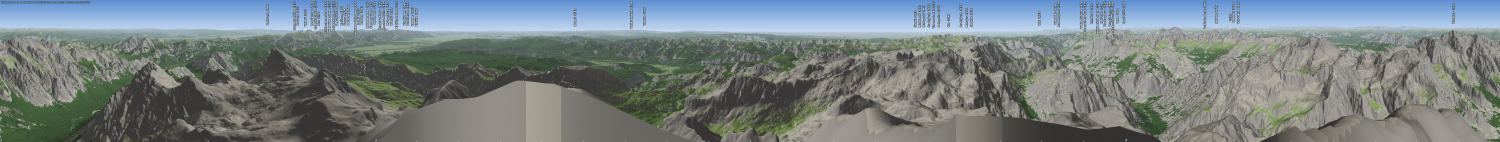
#> input picture test/pano/triglav-2864_poletje.jpg, 12000 x 1133 px (shown at 1/8 size)
$ python emblem.py ../../test/pano/triglav-2864_poletje.jpg out.png
#> lines starting #> are read from the running program, lines starting #| are printed output that depends on the picture; after the words box and inside, x2 and y2 are one past the last pixel; in counts of white or black regions, pixels touching at a corner belong together
#!/usr/bin/env python3
"""Photo -> badge emblem (same technique as the app logo, tools/icon/poster2.py):
crop -> find the sky line -> mean-shift + k-means posterise (LAB, light only) -> tone bands traced as contours -> SVG paths.
Usage: emblem.py photo.jpg out.svg [--crop x0,y0,x1,y1 (fractions)] [--k 6] [--size 100]
The emblem fits a 100 x 100 box, mountain base at y = 100; the sky is left transparent (the badge paints its own)."""
import argparse, cv2, numpy as np
from sklearn.cluster import KMeans

ap = argparse.ArgumentParser(); ap.add_argument('src'); ap.add_argument('out')
ap.add_argument('--crop', default='0,0,1,1'); ap.add_argument('--k', type=int, default=6); ap.add_argument('--size', type=int, default=100)
ap.add_argument('--work', type=int, default=220); ap.add_argument('--ramp', default='#2c385a,#4a5a82,#8692b3,#c9c6cc,#eedcc8,#fff5e8')
ap.add_argument('--png'); ap.add_argument('--truecolor', type=float, default=0); ap.add_argument('--greena', type=float, default=122); ap.add_argument('--greenb', type=float, default=99); ap.add_argument('--greenbmin', type=float, default=128); ap.add_argument('--wide', action='store_true'); ap.add_argument('--maxline', default=''); ap.add_argument('--ridge', action='store_true'); ap.add_argument('--hut', action='store_true'); ap.add_argument('--despike', type=int, default=5); ap.add_argument('--chroma', type=float, default=0.25); ap.add_argument('--clahe', type=float, default=1.4); ap.add_argument('--green', default='#2f4a2c,#3b5733,#567a3f,#7a9a52'); ap.add_argument('--eps', type=float, default=1.6); ap.add_argument('--tol', type=float, default=3.5); ap.add_argument('--blur', type=float, default=3.2)
ap.add_argument('--snap', type=float, default=0, help='with --maxline: the sky line is the strongest edge within ± this fraction of the crop height around the given line (sharp ridges, tree tips)')
ap.add_argument('--wb', type=float, default=0, help='--truecolor: grey-world white balance 0..1 (removes a blue cast)')
ap.add_argument('--skyd', type=float, default=10, help='--snap: colour distance to the sky that still counts as sky just under the line')
ap.add_argument('--clouds', default='', help='--snap: "x0:x1" (fractions) - there smooth white-grey under the line is cloud (clouds behind a tree)')
ap.add_argument('--pathmed', type=int, default=1, help='--snap: median over this many columns of the found line (removes blocky teeth on hazy ridges)')
ap.add_argument('--lam', type=float, default=0.015, help='--snap: cost of a jump in the line (higher = calmer ridge, lower = tree tips)')
ap.add_argument('--skycls', default='', help='colour sky test (backgrounds): "b,L,tex" - smooth pixels bluer than b (LAB b) or brighter than L and grey (clouds) that touch the sky count as sky')
a = ap.parse_args()

img = cv2.imread(a.src); H, W = img.shape[:2]
#> further down, img is the input picture: shape (1133, 12000, 3); mean B, G, R 131, 128.8, 118.7
#> after `H, W = img.shape[:2]`: H = 1133; W = 12000
x0, y0, x1, y1 = [float(v) for v in a.crop.split(',')]
img = img[int(y0 * H):int(y1 * H), int(x0 * W):int(x1 * W)]
h, w = img.shape[:2]
#> h = 1133; w = 12000
if a.wide: PAD, CH, SQ = 0, h, h                                     # --wide: keep the photo's shape (page backgrounds)
else:
    PAD, CH, SQ = max(0, w - h), min(h, w), max(w, h) if w > h else w   # sky rows added on top, crop height, square side
#> PAD = 10867; CH = 1133; SQ = 12000
    if w > h: img = np.vstack([np.repeat(img[:1], w - h, 0), img])       # wide view: add sky on top instead of cutting the sides
    else: img = img[h - w:]                                              # tall: keep the bottom
N = a.work; NW = round(N * img.shape[1] / img.shape[0]); sm = cv2.resize(img, (NW, N), interpolation=cv2.INTER_AREA)
#> after `NW = round(N * img.shape[1] / img.shape[0])`: NW = 220
#> after `sm = cv2.resize(img, (NW, N), interpolation=cv2.INTER_AREA)`:
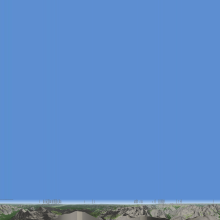
#> sm: shape (220, 220, 3); mean of channels 0, 1, 2 201.6, 140.8, 95.3; drawn as B, G, R

# --- sky: flood fill from the top edge, neighbour-relative (follows the sky's gradient, stops at the mountain's edge)
blur = cv2.GaussianBlur(sm, (0, 0), 1.2); ff = np.zeros((N + 2, NW + 2), np.uint8)
for x in range(0, NW, 4):
    if ff[1, x + 1]: continue
    cv2.floodFill(blur.copy(), ff, (x, 0), 0, (a.tol,) * 3, (a.tol,) * 3, 4 | cv2.FLOODFILL_MASK_ONLY | (255 << 8))
sky = ff[1:-1, 1:-1] > 0
if a.skycls:   # clouds and saturated sky near the horizon stop the flood fill; add smooth blue / white-grey areas joined to the sky
    tb, tL, tt = [float(v) for v in a.skycls.split(',')]
    lb = cv2.cvtColor(blur, cv2.COLOR_BGR2LAB).astype(np.float32); Lc = lb[..., 0]
    tex = np.sqrt(np.maximum(cv2.blur(Lc * Lc, (5, 5)) - cv2.blur(Lc, (5, 5)) ** 2, 0))
    cand = (tex < tt) & ((lb[..., 2] < tb) | ((Lc > tL) & (np.abs(lb[..., 1] - 128) < 7) & (np.abs(lb[..., 2] - 128) < 14)))
    n, cc = cv2.connectedComponents((cand | sky).astype(np.uint8), connectivity=4)
    top = set(np.unique(cc[0][cc[0] > 0])); sky = np.isin(cc, list(top))
sky = cv2.morphologyEx(sky.astype(np.uint8), cv2.MORPH_CLOSE, np.ones((3, 3), np.uint8)) > 0
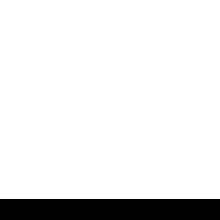
#> sky: shape (220, 220) bool; 90.5% white; 1 black region, box (x1, y1, x2, y2) and area: (0, 199, 220, 220) 4620
line = np.array([np.argmax(~sky[:, x]) if (~sky[:, x]).any() else N - 1 for x in range(NW)], float)
#> line = 220 values from 199 to 199
from scipy.ndimage import median_filter, grey_closing
if a.maxline:   # hand-given highest possible land line 'x:y,...' (fractions of the crop): clouds and gaps above it are sky
    P = sorted(tuple(map(float, q.split(':'))) for q in a.maxline.split(','))
    lim = np.interp(np.arange(NW) / NW, [q[0] for q in P], [q[1] for q in P])
    lim = (PAD + lim * (CH if w > h else w)) / SQ * N
    line = np.maximum(line, lim) if not a.ridge else np.where(np.abs(line - lim) <= N * .03, line, lim)   # --ridge: the given line is the ridge
if a.maxline and a.snap:   # follow the real ridge: best path along the strongest sky->land edge in a band around the given line
    lb = cv2.cvtColor(cv2.GaussianBlur(sm, (0, 0), .8), cv2.COLOR_BGR2LAB).astype(np.float32)
    dy = np.zeros((N, NW), np.float32)
    for c, wgt in ((0, 1.0), (1, 1.5), (2, 2.0)): d = np.zeros((N, NW), np.float32); d[2:-2] = lb[4:, :, c] - lb[:-4, :, c]; dy += wgt * np.abs(d)
    B2 = a.snap * N; Y = np.arange(N)[:, None]; inb = np.abs(Y - lim[None, :]) <= B2
    E = np.where(inb, dy, 0); E = E / (np.percentile(E[inb], 99.5) + 1e-6); E = np.minimum(E, 1.5) - 0.6 * np.abs(Y - lim[None, :]) / B2; E[~inb] = -1e4; lam = a.lam   # stay near the given line unless the edge is clear
    acc2 = E[:, 0].copy(); bk = np.zeros((N, NW), np.int32); ys = np.arange(N)
    for x in range(1, NW):   # Viterbi: score + edge - lam*|jump|; jumps are allowed (tree tips) but cost
        sc = acc2[None, :] - lam * np.abs(ys[:, None] - ys[None, :]); bk[:, x] = np.argmax(sc, 1); acc2 = sc[ys, bk[:, x]] + E[:, x]
    y = int(np.argmax(acc2)); path = np.zeros(NW)
    for x in range(NW - 1, -1, -1): path[x] = y; y = bk[y, x]
    line = median_filter(path, size=a.pathmed) + 1 if a.pathmed > 1 else path + 1
if a.snap: a.despike = 1
line = grey_closing(line, size=a.despike)        # narrow upward spikes (cloud gaps, poles) -> removed; summits wider than that stay
if not a.snap: line = np.convolve(np.pad(line, 1, mode='edge'), np.ones(3) / 3, 'valid')
yy = np.arange(N)[:, None]; land = yy >= line[None, :]
if a.maxline and a.snap:   # sky seen between branches / teeth just under the line: smooth pixels coloured like the sky above them are sky
    lb2 = cv2.cvtColor(cv2.GaussianBlur(sm, (0, 0), .8), cv2.COLOR_BGR2LAB).astype(np.float32); Lc = lb2[..., 0]
    tex = np.sqrt(np.maximum(cv2.blur(Lc * Lc, (3, 3)) - cv2.blur(Lc, (3, 3)) ** 2, 0)); skyp = ~land
    cnt = cv2.blur(skyp.astype(np.float32), (1, N * 2 + 1)) + 1e-6
    ref = np.stack([cv2.blur(np.where(skyp, lb2[..., c], 0), (31, 1)) for c in range(3)], -1)[...]
    ref = np.stack([np.sum(np.where(skyp, lb2[..., c], 0), 0) / np.maximum(1, skyp.sum(0)) for c in range(3)], -1)   # sky colour per column
    ref = np.stack([np.convolve(np.pad(ref[:, c], 10, mode='edge'), np.ones(21) / 21, 'valid') for c in range(3)], -1)
    near = land & (yy < lim[None, :] + a.snap * N * 1.5)
    d = np.sqrt(((lb2 - ref[None, :, :]) ** 2 * np.array([.5, 1, 1])).sum(-1))
    cloud = (Lc > 150) & (np.abs(lb2[..., 1] - 128) < 8) & (lb2[..., 2] < 136) & (tex < 9)   # white-grey and smooth: cloud, not sunlit rock (rough)
    cx = np.zeros((N, NW), bool)
    if a.clouds: c0, c1 = [float(v) for v in a.clouds.split(':')]; cx[:, int(c0 * NW):int(c1 * NW)] = True
    if a.clouds:   # a tree against clouds: there the tree's own colour decides (green or dark = tree), not the line
        tree = cx & (((lb2[..., 1] < 123) & (lb2[..., 2] > 128)) | (Lc < 90)) & (yy > lim[None, :] - a.snap * N * 2.5)
        tree = cv2.morphologyEx(cv2.morphologyEx(tree.astype(np.uint8), cv2.MORPH_OPEN, np.ones((2, 2), np.uint8)), cv2.MORPH_CLOSE, np.ones((7, 3), np.uint8)) > 0   # trunk tip joined
        land = (land & ~(cx & (yy < lim[None, :] + a.snap * N))) | tree | (land & ~cx)
        land = land & ~(cx & cloud & (yy < lim[None, :] + a.snap * N * 3) & ~tree)
    land = land & ~(near & (((d < np.where(cx, a.skyd, min(a.skyd, 8))) & (tex < 7)) | (cloud & cx)))

# --- posterise the land (light channel; colour only a little, as in the logo)
ms = cv2.pyrMeanShiftFiltering(sm, 8, 32); L = cv2.cvtColor(ms, cv2.COLOR_BGR2LAB).astype(float)
cl = cv2.createCLAHE(clipLimit=a.clahe, tileGridSize=(4, 4)); L[..., 0] = cl.apply(L[..., 0].astype(np.uint8)); L[..., 1:] = (L[..., 1:] - 128) * a.chroma + 128
#> after `L[..., 1:] = (L[..., 1:] - 128) * a.chroma + 128`:
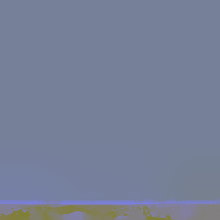
#> L: shape (220, 220, 3) float64; mean of channels 0, 1, 2 151.8, 128.6, 119.1; drawn as B, G, R
km = KMeans(a.k, n_init=6, random_state=2).fit(L[land]); lab_k = np.full((N, NW), -1); lab_k[land] = km.labels_
#> after `lab_k[land] = km.labels_`:
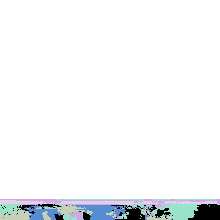
#> lab_k: shape (220, 220) int64; 7 distinct labels, from -1 to 5; one colour per label, 0 black, -1 white
order = np.argsort(km.cluster_centers_[:, 0]); rank = np.empty(a.k, int); rank[order] = np.arange(a.k)
#> after `order = np.argsort(km.cluster_centers_[:, 0])`: order = [2, 5, 0, 4, 1, 3]
Lraw = cv2.cvtColor(ms, cv2.COLOR_BGR2LAB).astype(float); med = lambda k, c: np.median(Lraw[land][km.labels_ == k][:, c])
green = {k for k in range(a.k) if (med(k, 1) < a.greena and med(k, 2) > a.greenbmin) or (med(k, 2) - 128) - (med(k, 1) - 128) * 1.5 > a.greenb}   # --greenb: yellow-green forests
ramp = a.ramp.split(','); gr = a.green.split(','); gk = sorted(green, key=lambda k: km.cluster_centers_[k, 0])
#> after `gk = sorted(green, key=lambda k: km.cluster_centers_[k, 0])`: gk = []
if a.truecolor:   # --truecolor S: each band keeps the photo's own mean colour (saturation × S) instead of the logo ramp
    import colorsys
    # [8 lines left out: function tc, not called in this run]
    TC = {k: tc(k) for k in range(a.k)}; green = set()
rk = [k for k in order if k not in green]                               # rock / snow tones get the whole ramp
#> rk = [2, 5, 0, 4, 1, 3]
col = lambda k: TC[k] if a.truecolor else gr[min(len(gr) - 1, gk.index(k))] if k in green else ramp[min(len(ramp) - 1, round(rk.index(k) * (len(ramp) - 1) / max(1, len(rk) - 1)))]

# --- smooth label map at 4x, trace each tone band (darkest first, each band = everything at least that light)
U = N * 4; UW = NW * 4; acc = np.zeros((a.k, U, UW), np.float32)
#> after `UW = NW * 4`: UW = 880
wy = np.clip((np.arange(U)[:, None] / U - 0.55) / 0.35, 0, 1)      # foreground (bottom) smoother, as in the logo
for k in range(a.k):
    m = cv2.resize((lab_k == k).astype(np.float32), (UW, U), interpolation=cv2.INTER_CUBIC)
    acc[k] = cv2.GaussianBlur(m, (0, 0), a.blur) * (1 - wy) + cv2.GaussianBlur(m, (0, 0), a.blur * 2.6) * wy
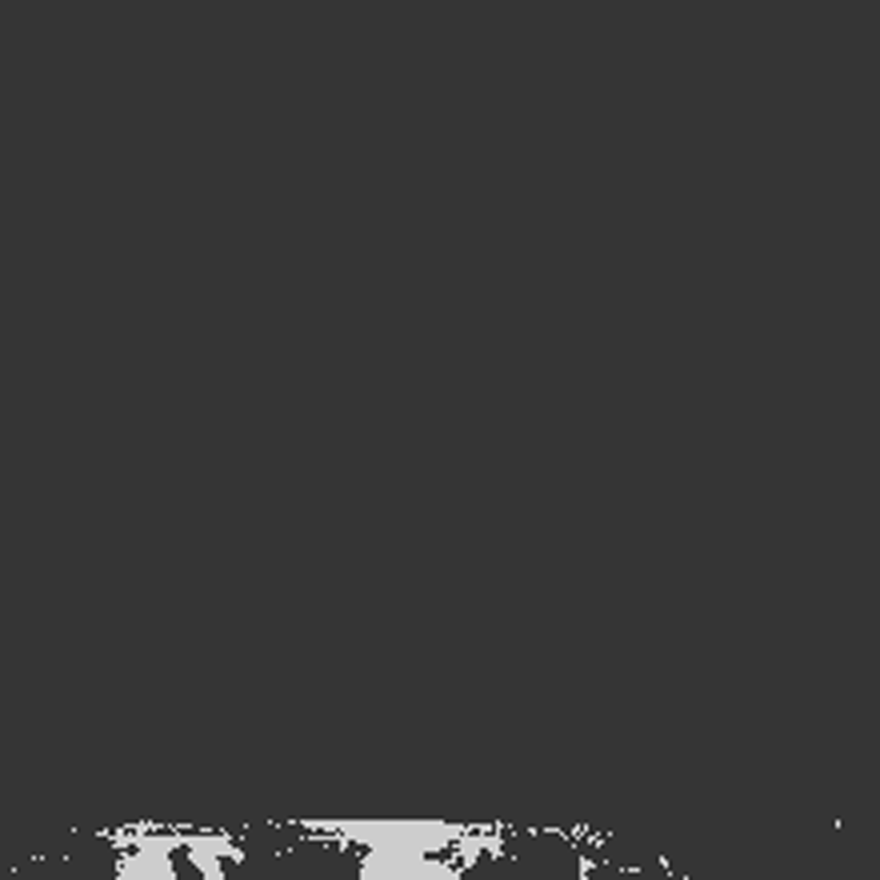
#> m: shape (880, 880) float32; min -0.354, max 1.33, mean 0.0171; drawn with min black and max white
big = np.argmax(acc, 0); landU = cv2.resize(land.astype(np.uint8), (UW, U), interpolation=cv2.INTER_LINEAR) > 0
#> after `big = np.argmax(acc, 0)`: big: shape (880, 880) int64; 6 distinct labels, from 0 to 5
#> after `landU = cv2.resize(land.astype(np.uint8), (UW, U), interpolation=cv2.I`:
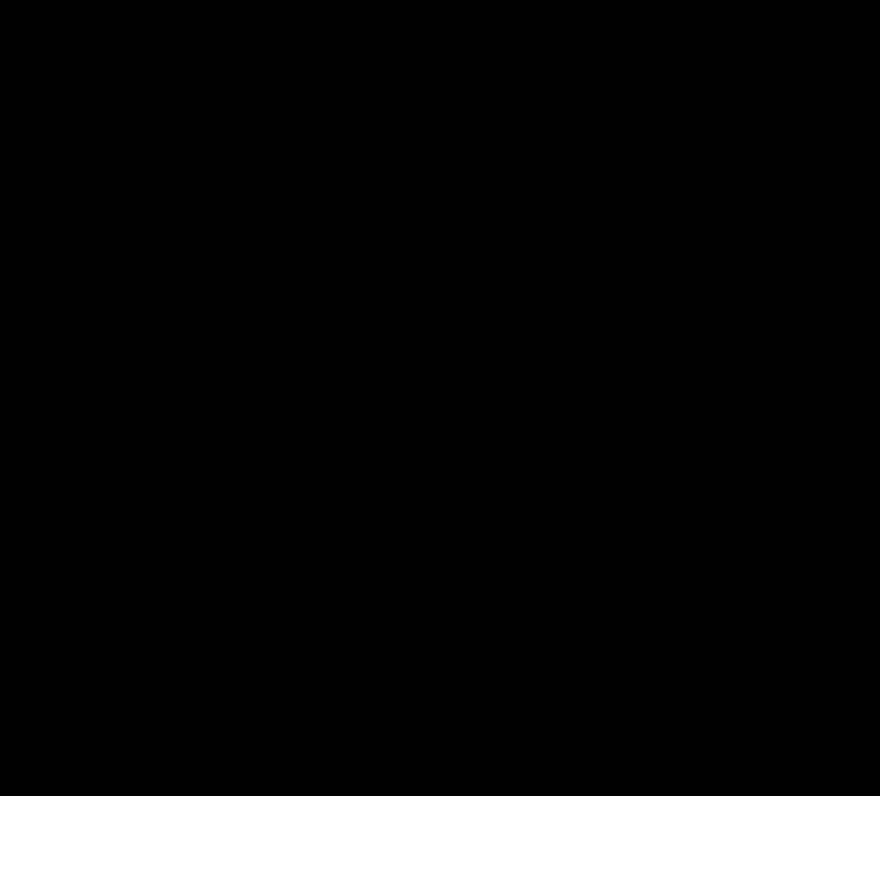
#> landU: shape (880, 880) bool; 9.5% white; 1 white region, box (x1, y1, x2, y2) and area: (0, 796, 880, 880) 73920
if a.snap:   # backgrounds: a smooth, anti-aliased skyline (no stair steps from the work grid); specks of sky / land under ~3 px go
    lm = cv2.morphologyEx(land.astype(np.uint8), cv2.MORPH_CLOSE, np.ones((3, 3), np.uint8)); lm = cv2.morphologyEx(lm, cv2.MORPH_OPEN, np.ones((2, 2), np.uint8))
    n_, cc_, st_, _ = cv2.connectedComponentsWithStats(1 - lm, connectivity=4)
    for i in range(1, n_):
        if st_[i, cv2.CC_STAT_AREA] < 12 and st_[i, cv2.CC_STAT_TOP] > 0: lm[cc_ == i] = 1   # small sky holes inside the land
    landU = cv2.GaussianBlur(cv2.resize(lm.astype(np.float32), (UW, U), interpolation=cv2.INTER_CUBIC), (0, 0), 2.2) > .5
sc = a.size / U
def paths(m, eps, holes=False):
#> called with eps = 1.2, holes = False
    cs, _ = cv2.findContours(m.astype(np.uint8), cv2.RETR_CCOMP if holes else cv2.RETR_EXTERNAL, cv2.CHAIN_APPROX_SIMPLE); out = []   # --snap: holes too (sky between branches)
#> after `cs, _ = cv2.findContours(m.astype(np.uint8), cv2.RETR_CCOMP if holes e`: cs = [[[0, 796], [0, 879], [879, 879], [879, 796]]]
    for c in cs:
        if cv2.contourArea(c) < (U / 70) ** 2: continue
        c = cv2.approxPolyDP(c, eps * a.eps, True)[:, 0]
        out.append('M' + ' L'.join(f'{x * sc:.1f},{y * sc:.1f}' for x, y in c) + 'Z')
#> this loop made 1 pass
#> c on pass 1: [[0, 796], [0, 879], [879, 879], [879, 796]]
#> after the loop, out = 1 item
    return ''.join(out)
FR = ' fill-rule="evenodd"' if a.snap else ''
base = paths(landU, 1.2, bool(a.snap))
layers = [f'<path d="{base}"{FR} fill="{col(order[0])}"/>']
if a.snap: layers.append(f'<defs><clipPath id="land"><path d="{base}" clip-rule="evenodd"/></clipPath></defs><g clip-path="url(#land)">')   # bands never fill the sky holes
for i in range(1, a.k):
    m = landU & np.isin(big, order[i:]); d = paths(m, 1.4)
    if d: layers.append(f'<path d="{d}" fill="{col(order[i])}"/>')
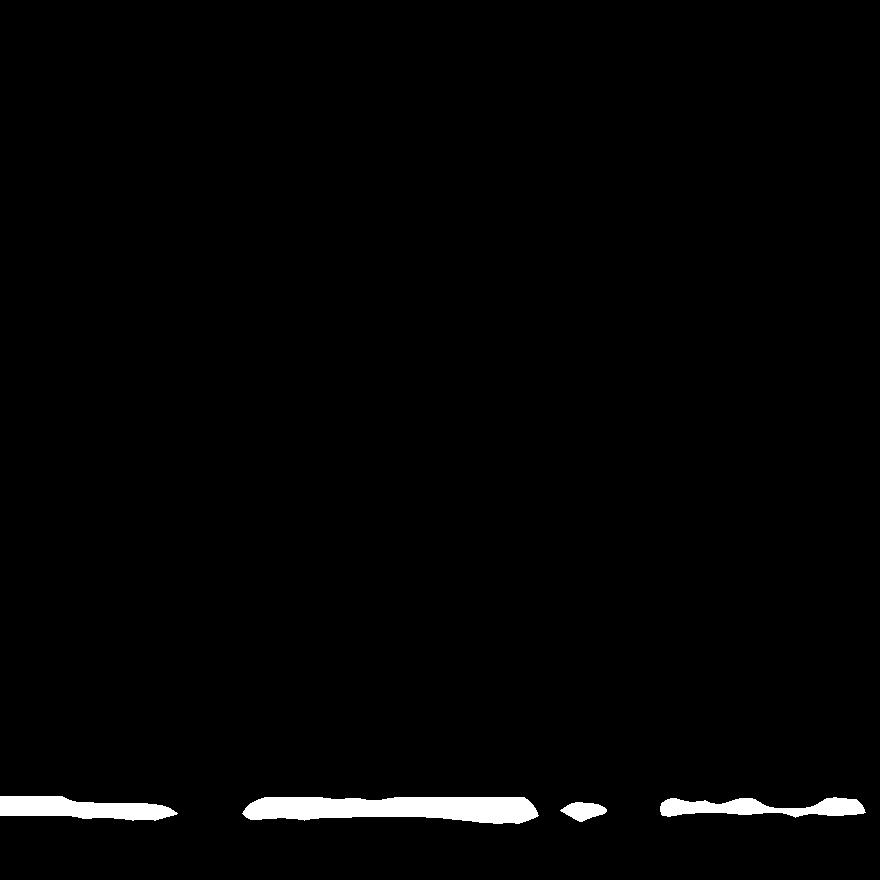
#> m: shape (880, 880) bool; 1.6% white; 4 white regions, box (x1, y1, x2, y2) and area: (242, 797, 539, 824) 6221, (0, 796, 178, 821) 2990, (660, 797, 866, 818) 2522, (560, 802, 607, 822) 593
#> after the loop, layers = 6 items
if a.snap: layers.append('</g>')
# a red roof (hut) is drawn as a small hut where the photo has it
red = (Lraw[..., 1] > 150) & land
#> red: shape (220, 220) bool; every value is 0
if a.hut and red.sum() >= 2:
    ys, xs = np.nonzero(red); cx, cy = xs.mean() * a.size / N, ys.mean() * a.size / N; hw = max(3.2, (np.ptp(xs) + 1) * a.size / N * .6)
    layers.append(f'<path d="M{cx - hw:.1f},{cy + hw * .2:.1f} h{2 * hw:.1f} v{hw * 1.1:.1f} h{-2 * hw:.1f}Z" fill="#fff" stroke="#2c385a" stroke-width=".5"/>'
                  f'<path d="M{cx - hw * 1.2:.1f},{cy + hw * .3:.1f} L{cx - hw * .6:.1f},{cy - hw * .5:.1f} H{cx + hw * .6:.1f} L{cx + hw * 1.2:.1f},{cy + hw * .3:.1f}Z" fill="#c8312b" stroke="#2c385a" stroke-width=".5"/>')
# sky line highlight (as the logo's light ridge stroke)
pts = ' '.join(f'{x * a.size / N:.1f},{line[x] * a.size / N:.1f}' for x in range(0, NW, 2))
if not a.snap: layers.append(f'<polyline points="{pts}" fill="none" stroke="#fff6ea" stroke-width="{a.size / 220:.2f}" stroke-linejoin="round" opacity=".8"/>')
top = float(line.min()) * a.size / N
#> top = 90.45
svg = f'<svg xmlns="http://www.w3.org/2000/svg" viewBox="0 0 {a.size * NW / N:.0f} {a.size}" data-top="{top:.1f}">' + ''.join(layers) + '</svg>'
open(a.out, 'w').write(svg); print(a.out, len(svg), 'bytes')
#| out.png 4011 bytes

$ run again, on test/pano/triglav-2864_zima_mali.jpg
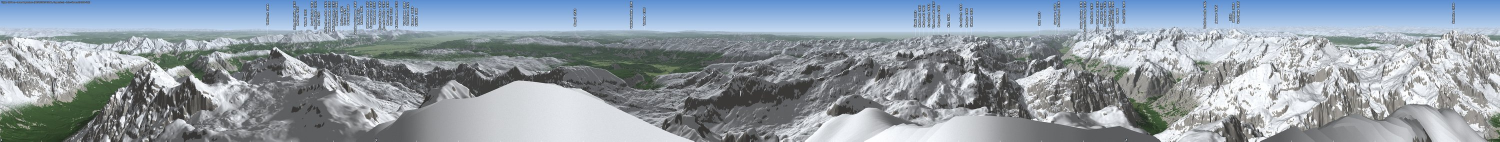
#> input picture test/pano/triglav-2864_zima_mali.jpg, 3000 x 283 px (shown at 1/2 size)
#> img is the input picture: shape (283, 3000, 3); mean B, G, R 165.2, 155.2, 144.6
#> img: shape (3000, 3000, 3)
#> sky: shape (220, 220) bool; 90.5% white; 1 black region, box (x1, y1, x2, y2) and area: (0, 199, 220, 220) 4620
#> line = 220 values from 199 to 199
#> `lab_k[land] = km.labels_`:
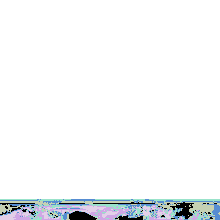
#> lab_k: shape (220, 220) int64; 7 distinct labels, from -1 to 5; one colour per label, 0 black, -1 white
#> order = [3, 1, 4, 5, 2, 0]
#> gk = []
#> rk = [3, 1, 4, 5, 2, 0]
#> big: shape (880, 880) int64; 6 distinct labels, from 0 to 5
#> landU: shape (880, 880) bool; 9.5% white; 1 white region, box (x1, y1, x2, y2) and area: (0, 796, 880, 880) 73920
#> cs = [[[0, 796], [0, 879], [879, 879], [879, 796]]]
#> the loop in paths, `for c in cs:` made 1 pass
#> c on pass 1: [[0, 796], [0, 879], [879, 879], [879, 796]]
#> after the loop in paths, `for c in cs:`: out = 1 item
#> after the loop `for i in range(1, a.k):`:
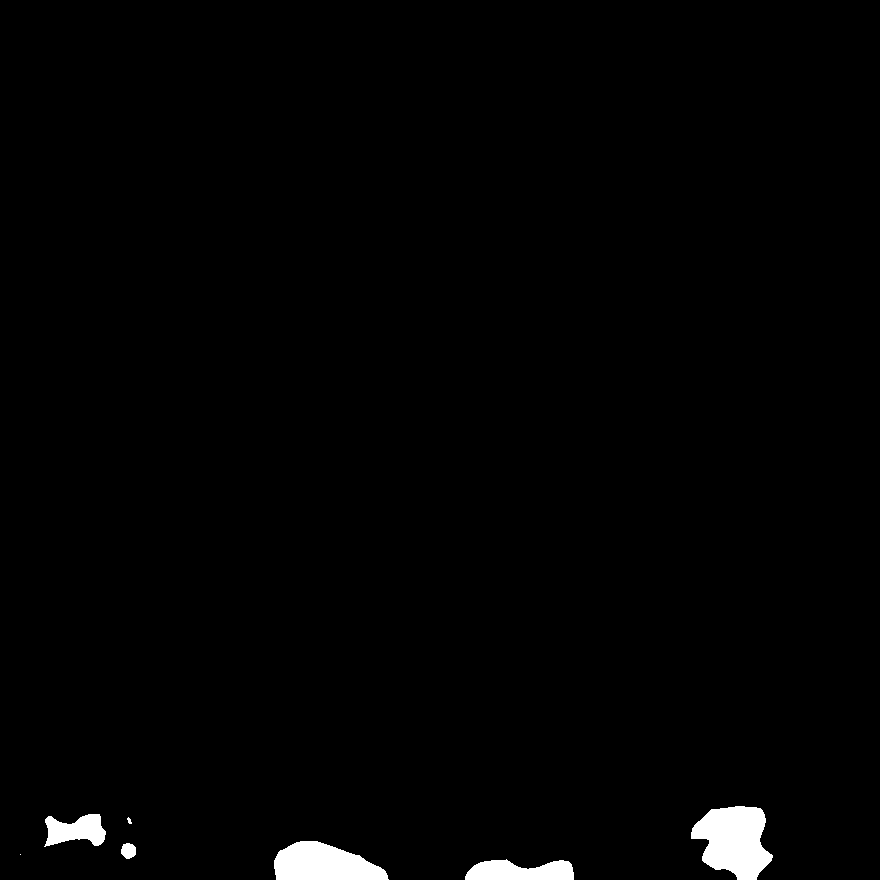
#> m: shape (880, 880) bool; 1.4% white; 7 white regions (1 under 20 px), largest, box (x1, y1, x2, y2) and area: (691, 806, 773, 880) 4161, (274, 841, 389, 880) 3268, (465, 859, 574, 880) 1753, (44, 814, 106, 847) 1349, (121, 843, 136, 859) 188, (127, 817, 132, 824) 21
#> after the loop `for i in range(1, a.k):`: layers = 6 items
#> red: shape (220, 220) bool; every value is 0
#> top = 90.45
#| out.png 5422 bytes
